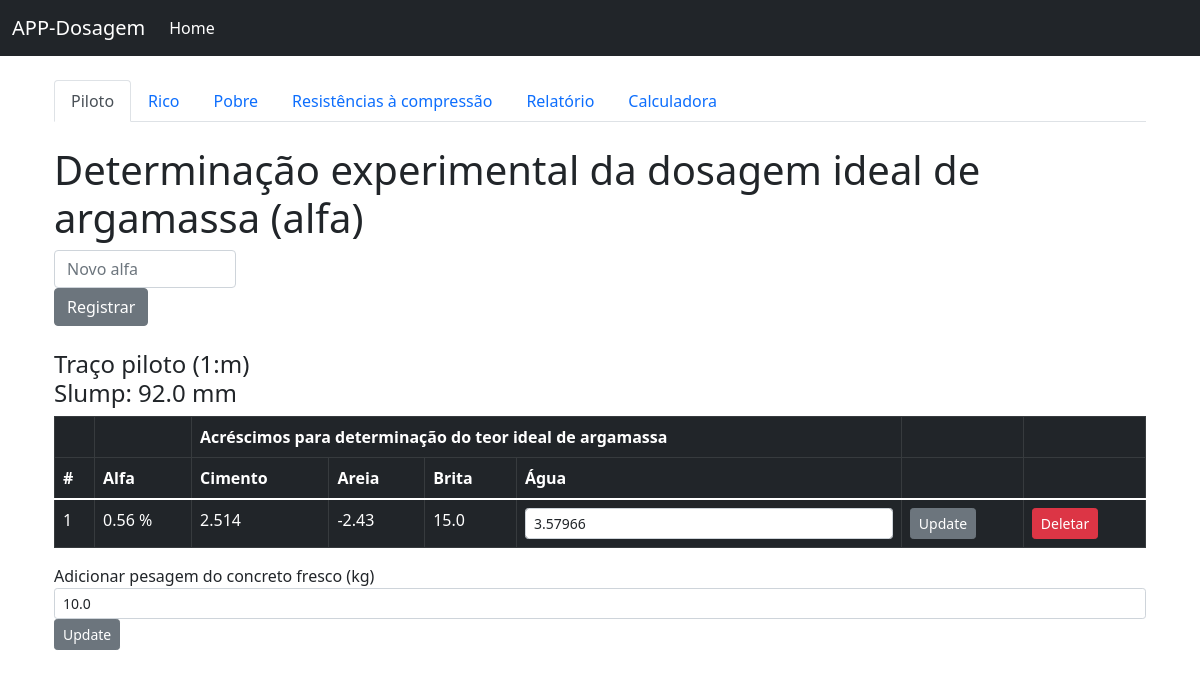
Screenshot of /dosagem/1 with the database file from the repository.
### app/models.py (models this page shows, shortened)
class Ensaios(db.Model):
    id = db.Column(db.Integer, primary_key=True)
    nome = db.Column(db.String(30))
    piloto = db.Column(db.Float)
    rico = db.Column(db.Float)
    pobre = db.Column(db.Float)
    cp = db.Column(db.Float)
    pesobrita = db.Column(db.Float)
    slump = db.Column(db.Float)
    umidade = db.Column(db.Float)
    volume = db.Column(db.Float)
    dosagem_piloto = db.relationship('Dosagem_piloto', backref='ensaio')
    dosagem_rico = db.relationship('Dosagem_rico', backref='ensaio')
    dosagem_pobre = db.relationship('Dosagem_pobre', backref='ensaio')
    cp_piloto = db.relationship('Cp_piloto', backref='ensaio')
    cp_rico = db.relationship('Cp_rico', backref='ensaio')
    cp_pobre = db.relationship('Cp_pobre', backref='ensaio')
    resultados = db.relationship('Resultados', backref='ensaio')
    teste = db.relationship('Teste', backref='ensaio')
    consumo_piloto = db.relationship('Consumo_piloto', backref='ensaio')
    consumo_rico = db.relationship('Consumo_rico', backref='ensaio')
    consumo_pobre = db.relationship('Consumo_pobre', backref='ensaio')

class Dosagem_piloto(db.Model):
    id = db.Column(db.Integer, primary_key=True)
    alfa = db.Column(db.Float)
    c_unitario = db.Column(db.Float)
    a_unitario = db.Column(db.Float)
    b_unitario = db.Column(db.Float)
    c_massa = db.Column(db.Float)
    a_massa = db.Column(db.Float)
    b_massa = db.Column(db.Float)
    c_acr = db.Column(db.Float)
    a_acr= db.Column(db.Float)
    a_massa_umida = db.Column(db.Float)
    umidade_agregado = db.Column(db.Float)
    agua = db.Column(db.Float)
    agua_cimento = db.Column(db.Float)
    indice = db.Column(db.Integer)
    ensaio_id = db.Column(db.Integer, db.ForeignKey('ensaios.id'))

class Consumo_piloto(db.Model):
    id = db.Column(db.Integer, primary_key=True)
    kg_piloto = db.Column(db.Float)
    ensaio_id = db.Column(db.Integer, db.ForeignKey('ensaios.id'))

### app/routes.py (the view, shortened to what this page needs)
@app.route('/dosagem/<int:id>', methods=['POST', 'GET'])
def dosagem(id):
    form = Alfa()
    ensaio_salvo = Ensaios.query.filter_by(id=id).first()
    c = Consumo_piloto.query.filter_by(ensaio_id=id).first()
    cr = Consumo_piloto.query.filter_by(ensaio_id=id).first()
    cpb = Consumo_piloto.query.filter_by(ensaio_id=id).first()
    if c == None:
        kg_piloto = Consumo_piloto(kg_piloto=0, ensaio=ensaio_salvo)
        db.session.add(kg_piloto)
        db.session.commit()
    if cr == None:
        kg_rico = Consumo_rico(kg_rico=0, ensaio=ensaio_salvo)
        db.session.add(kg_rico)
        db.session.commit()
    if cpb == None:
        kg_pobre = Consumo_pobre(kg_pobre=0, ensaio=ensaio_salvo)
        db.session.add(kg_pobre)
        db.session.commit()
    dosagens_do_ensaio_salvo = ensaio_salvo.dosagem_piloto
    m = ensaio_salvo.piloto
    pesobrita = ensaio_salvo.pesobrita
    slump = ensaio_salvo.slump
    m_rico = ensaio_salvo.rico
    m_pobre = ensaio_salvo.pobre
    alfa_ordenado = Dosagem_piloto.query.filter_by(ensaio_id=id).order_by(Dosagem_piloto.alfa).all()
    if dosagens_do_ensaio_salvo != []:
        contador = 0
        indice = 1
        for i in alfa_ordenado:
            alfa = i.alfa
            if contador == 0:
                alfaantigo = 0
            else:
                alfaantigo = alfa_ordenado[contador-1].alfa
            traco = Ensaio(
                m = m,
                alfa = alfa,
                pesobrita = pesobrita,
                alfaantigo = alfaantigo)
            i.alfa = alfa
            i.c_unitario = traco.massas_unitarias()[0]
            i.a_unitario = traco.massas_unitarias()[1]
            i.b_unitario = traco.massas_unitarias()[2]
            i.c_massa = traco.massas_iniciais()[0]
            i.a_massa = traco.massas_iniciais()[1]
            i.b_massa = traco.massas_iniciais()[2]
            i.c_acr = traco.quantidades_adicionar()[0]
            i.a_acr = traco.quantidades_adicionar()[1]
            i.a_massa_umida = traco.umidade_agregado()[0]
            i.umidade_agregado = traco.umidade_agregado()[1]
            i.ensaio = ensaio_salvo
            i.indice = indice
            db.session.commit()
            contador = contador + 1
            indice = indice + 1
    return render_template("dosagem.html", form=form, id=id, dosagens_do_ensaio_salvo=dosagens_do_ensaio_salvo, m=m, slump=slump, pesobrita=pesobrita, alfa_ordenado=alfa_ordenado, c=c)

### app/forms.py
class Alfa(FlaskForm):
    alfa = FloatField('Alfa:')
    submit = SubmitField('Registrar')

### app/traco_dosagem.py (called while the page is built)
    def massas_unitarias(self):
        cimento_unitario = 1
        areia_unitario= round(self.alfa*(1+self.m)-1, self.arredondamento)
        pedra_unitario = round(self.m-areia_unitario, self.arredondamento)
        return(cimento_unitario, areia_unitario, pedra_unitario)

    def massas_iniciais(self):
        a = self.alfa*(1+self.m)-1
        p = self.m-a
        massa_cimento = round(self.pesobrita/p, self.arredondamento)
        massa_areia = round(self.pesobrita*a/p, self.arredondamento)
        massa_pedra = round(self.pesobrita, self.arredondamento)
        return(massa_cimento, massa_areia, massa_pedra)

    def quantidades_adicionar(self):
        if self.alfaantigo == 0:
            return(0,0)
        else:
            massa_antiga = self.massas_iniciais_antigas()
            massa_nova = self.massas_iniciais()
            adicionar_cimento = round(massa_nova[0] - massa_antiga[0], self.arredondamento)
            adicionar_areia = round(massa_nova[1] - massa_antiga[1], self.arredondamento)
            return(adicionar_cimento, adicionar_areia)

    def umidade_agregado(self):
        fator_umidade = self.umidade/100
        areia_seca = self.massas_iniciais()[1]
        areia_umida = round(areia_seca/(1-fator_umidade), self.arredondamento)
        massa_de_agua = round(areia_umida - areia_seca, self.arredondamento)
        return(areia_umida, massa_de_agua)

### app/templates/dosagem.html (shortened to what this page needs)
{% extends 'base.html' %}
{% block content %}
<div class="container">
    <div class = "row">
        <div class="container">
            <ul class="nav nav-tabs">
              <li class="nav-item">
                <a class="nav-link active" aria-current="page" href="/dosagem/{{ id }}">Piloto</a>
              </li>
              <li class="nav-item">
                <a class="nav-link" href="/rico/{{ id }}">Rico</a>
              </li>
              <li class="nav-item">
                <a class="nav-link" href="/pobre/{{ id }}">Pobre</a>
              </li>
              <li class="nav-item">
                <a class="nav-link" href="/corpo_de_prova/{{ id }}">Resistências à compressão</a>
              </li>
              <li class="nav-item">
                <a class="nav-link" href="/resultados/{{ id }}">Relatório</a>
              </li>
              <li class="nav-item">
                <a class="nav-link" href="/calculadora/{{ id }}">Calculadora</a>
              </li>
            </ul>
            <br>
        </div>
    </div>
    <h1>Determinação experimental da dosagem ideal de argamassa (alfa)</h1>
    <div class=row>
        <form method="POST">
            <div class=col-2>
                {{ form.alfa(class="form-control", type="number", step="any", placeholder='Novo alfa') }}
            </div>
            <div class=col-2>
                {{ form.submit(class="btn btn-secondary") }}
            </div>
        </form>
    </div>
    <br>
    <h4>Traço piloto (1:m)<br>Slump: {{ slump }} mm</h4>
    <div class="table-responsive">
    <table class="table table-dark table-hover table-bordered">
    <thead>
        <tr>
            <th></th>
            <th></th>
            <th colspan="4">Acréscimos para determinação do teor ideal de argamassa</th>
            <th></th>
            <th></th>
        </tr>
        <tr>
            <th>#</th>
            <th>Alfa</th>
            <th>Cimento</th>
            <th>Areia</th>
            <th>Brita</th>
            <th>Água</th>
            <th></th>
            <th></th>
        </tr>
    </thead>
    <tbody>
    {% for i in alfa_ordenado %}
    <form method="POST" action="/agua">
        <tr>
            <td>{{ i.indice }}</td>
            <td>{{ i.alfa }} %</td>
            {% if i.indice == 1 %}
                <td>{{ i.c_massa }}</td>
                <td>{{ i.a_massa }}</td>
                <td>{{ pesobrita }}</td>
            {% else %}
                <td> + {{ i.c_acr }}</td>
                <td> + {{ i.a_acr }}</td>
                <td> + 0 </td>
            {% endif %}
            <td><input type="hidden" value="{{ i.id }}" name="i_id">
            <input type="number" step="any" size="1" class="form-control form-control-sm" value="{{ i.agua }}" name="valor_agua_novo"></td>
            <td><input type="submit" class="btn btn-secondary btn-sm" value="Update"></td>
            <td><a type="button" class='btn btn-danger btn-sm' data-bs-toggle="modal" data-bs-target="#exampleModal{{ i.id }}">Deletar</a></td>
        </tr>
    </form>
    {% endfor %}
    </tbody>
    </table>
    </div>
    <div>
      Adicionar pesagem do concreto fresco (kg)
      <form method="POST" action="/dosagem/pesagem/{{ id }}">
      <input type="number" step="any" size="1" class="form-control form-control-sm" value="{{ c.kg_piloto }}" name="pesagem_piloto">
      <input type="submit" class="btn btn-secondary btn-sm" value="Update">
      </form>
    </div>
</div>
{% endblock %}

### rows the page displays
Ensaios: slump "92.0", pesobrita "15.0"
Dosagem_piloto: indice "1", alfa "0.56", c_massa "2.514", a_massa "-2.43", valor_agua_novo "3.57966"
Consumo_piloto: pesagem_piloto "10.0"
